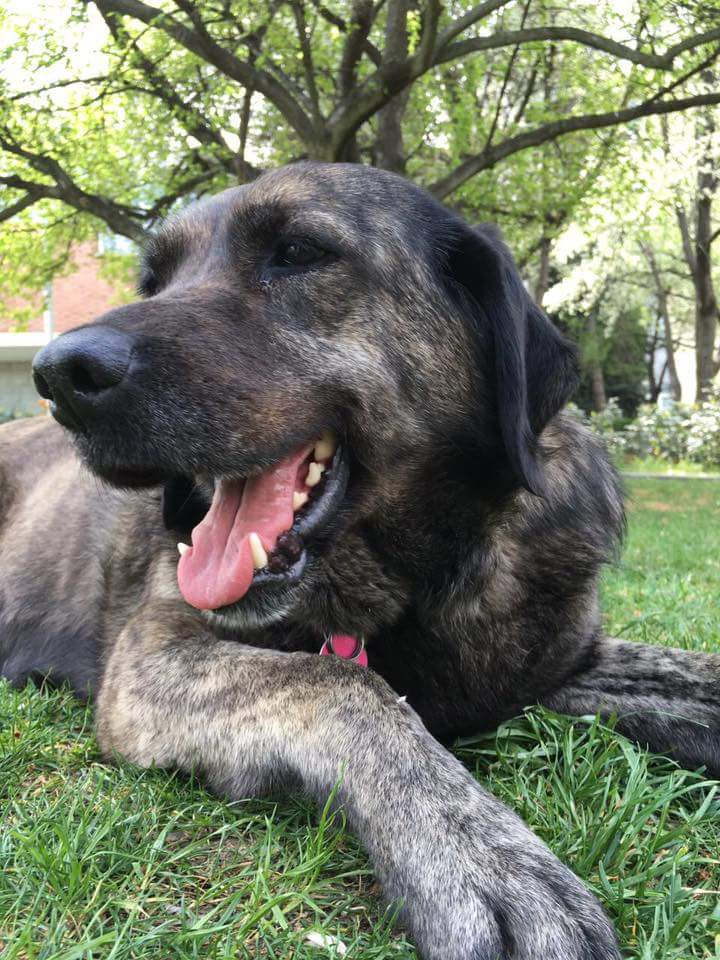
#> input picture Image Processing/morphology_and_segmentation/Images/B1.jpg, 720 x 960 px
$ python segmentation_detect_dogs.py
#> lines starting #> are read from the running program, lines starting #| are printed output that depends on the picture; after the words box and inside, x2 and y2 are one past the last pixel; in counts of white or black regions, pixels touching at a corner belong together
import numpy as np
import cv2
from copy import deepcopy
# Run one by one to find real results, when running same time results gets mix.
# I determine images parameter for you in end of code.


def segmentation_function(image, k, out_s, in_s, out_color, in_color, thresh_type, low_t, high_t):
    pixel_vals = image.reshape((-1, 3))
    # Convert to float type
    pixel_vals = np.float32(pixel_vals)
    # the below line of code defines the criteria for the algorithm to stop running,
    # which will happen is 10 iterations are run or the epsilon (which is the required accuracy)
    # becomes 85%
    criteria = (cv2.TERM_CRITERIA_EPS + cv2.TERM_CRITERIA_MAX_ITER, 10, 0.85)
    # then perform k-means clustering wit h number of clusters defined as 3
    # also random centres are initally chosed for k-means clustering
    retval, labels, centers = cv2.kmeans(pixel_vals, k, None, criteria, 10, cv2.KMEANS_RANDOM_CENTERS)

    # Reshaping the image into a 2D array of pixels and 3 color values (RGB)
    canny_image = np.copy(image).reshape((-1, 3))

    # Adjusting segments of image
    for cluster in out_s:
        canny_image[labels.flatten() == cluster] = out_color
    for cluster in in_s:
        canny_image[labels.flatten() == cluster] = in_color
    canny_image = cv2.Canny(canny_image, 100, 200).reshape(image.shape)

    imgray = cv2.cvtColor(canny_image, cv2.COLOR_BGR2GRAY)
    imgray = cv2.medianBlur(imgray, 13)

    if thresh_type:
        _, thresh = cv2.threshold(imgray, 50, 255, 0)
    else:
        _, thresh = cv2.threshold(imgray, 50, 255, cv2.THRESH_BINARY_INV + cv2.THRESH_OTSU)

    #  cv2.findContours uses topological structural analysis of digitized binary images by border following
    contours, hierarchy = cv2.findContours(thresh, cv2.RETR_TREE, cv2.CHAIN_APPROX_SIMPLE)

    index = 0
    a = []
    # Area thresholding
    if high_t > 0:
        for contour in contours:
            if index > 0:
                area = cv2.contourArea(contour)
                if low_t < area < high_t:
                    a.append(contours[index])
            index = index + 1
    else:
        for contour in contours:
            if index > 0:
                area = cv2.contourArea(contour)
                if low_t < area:
                    a.append(contours[index])
            index = index + 1

    contour_image = np.copy(image)
    # Drawing contours
    cv2.drawContours(contour_image, a, -1, (0, 0, 255), 3)

    return contour_image


b1 = cv2.imread('Images/B1.jpg')
#> b1 is the input picture: shape (960, 720, 3); mean B, G, R 103.6, 122.9, 117.3
b2 = cv2.imread('Images/B2.jpg')
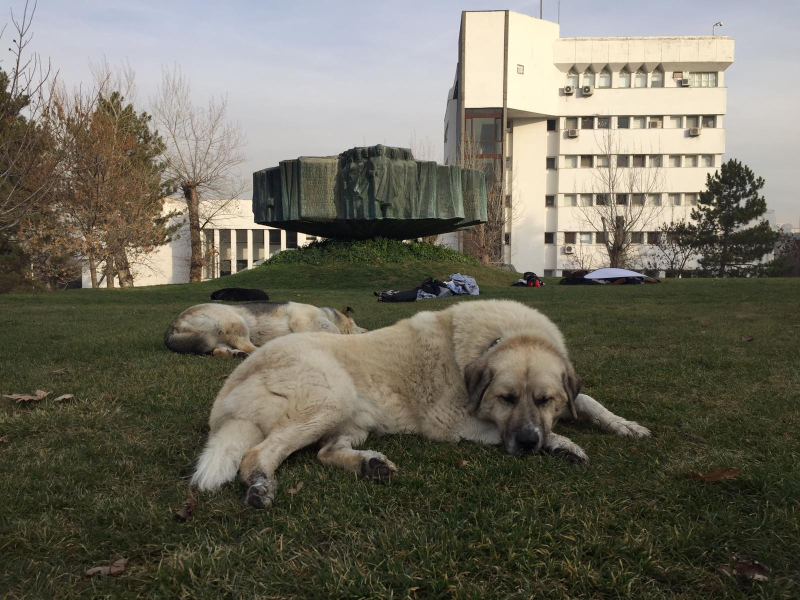
#> input picture Image Processing/morphology_and_segmentation/Images/B2.jpg, 1600 x 1200 px (shown at 1/2 size)
#> b2 is the input picture: shape (1200, 1600, 3); mean B, G, R 93.6, 107.4, 110.6
b3 = cv2.imread('Images/B3.jpg')
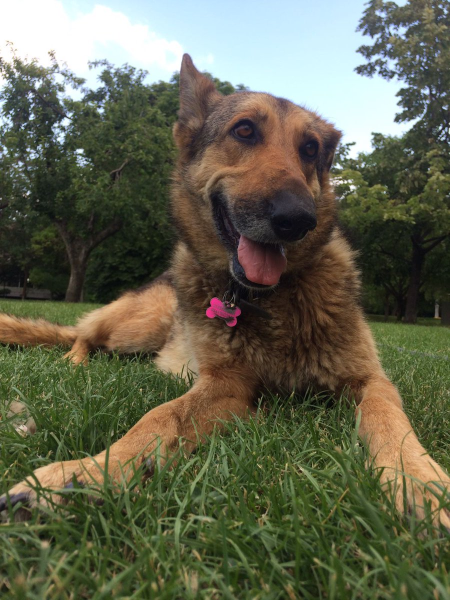
#> input picture Image Processing/morphology_and_segmentation/Images/B3.jpg, 900 x 1200 px (shown at 1/2 size)
#> b3 is the input picture: shape (1200, 900, 3); mean B, G, R 80.2, 100.8, 100
b4 = cv2.imread('Images/B4.jpg')
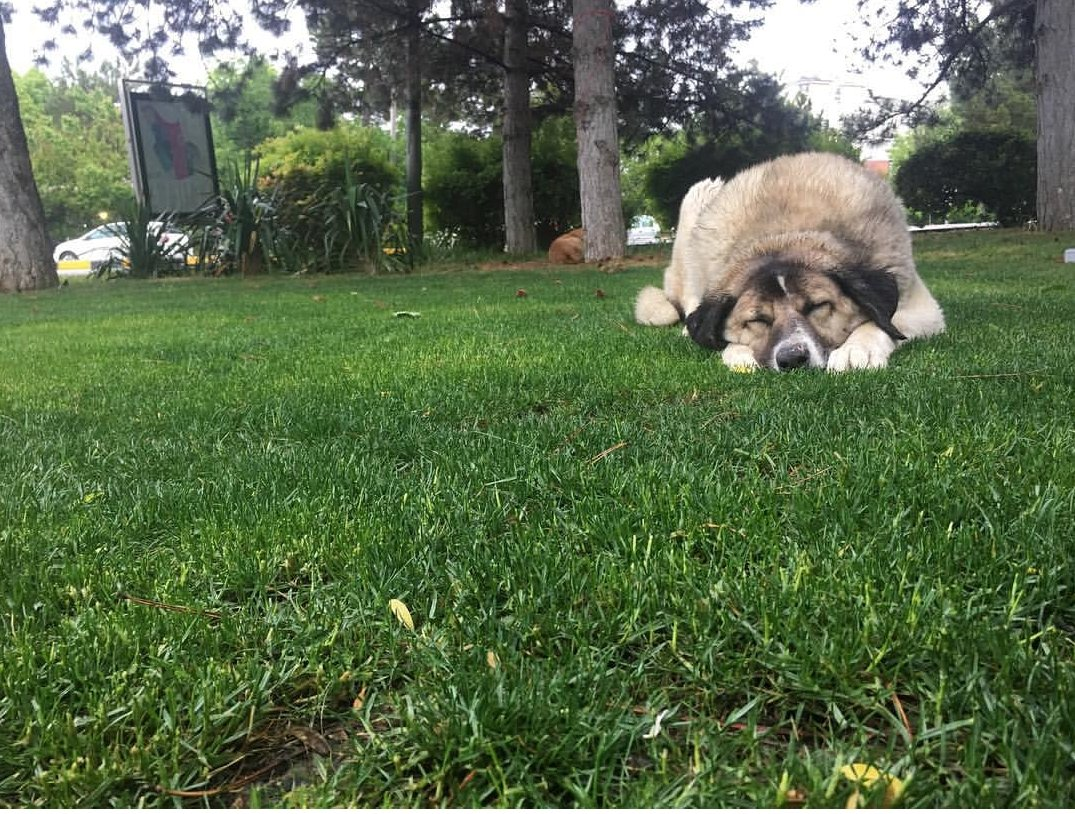
#> input picture Image Processing/morphology_and_segmentation/Images/B4.jpg, 1075 x 814 px
#> b4 is the input picture: shape (814, 1075, 3); mean B, G, R 73.9, 108.5, 89.5
b5 = cv2.imread('Images/B5.jpg')
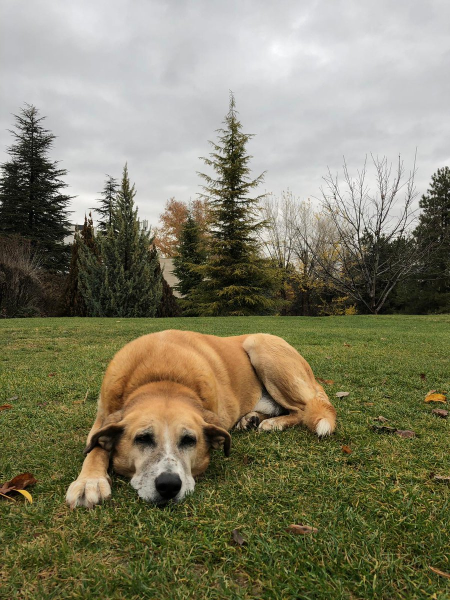
#> input picture Image Processing/morphology_and_segmentation/Images/B5.jpg, 900 x 1200 px (shown at 1/2 size)
#> b5 is the input picture: shape (1200, 900, 3); mean B, G, R 102.2, 126.5, 129.7

# Run one by one to find real results, when running same time results gets mix.

# cv2.imwrite("B1_output_algo1.png", segmentation_function(b1, 12, [], [0, 4, 10], [], [0, 0, 255], False, 80000, -1))
# cv2.imwrite("B2_output_algo1.png", segmentation_function(b2, 10, [], [2,3], [], [0, 0, 255], False, 2600, 181000))
cv2.imwrite("B3_output_algo1.png", segmentation_function(b3, 4, [3, 7], [], [0, 0, 0], [], True, 54000, -1))
#> in segmentation_function, `retval, labels, centers = cv2.kmeans(pixel_vals, k, None, criteria, 10..`: retval = 1.04e+09; centers = [[27.8, 46.46, 43.23], [58.74, 88.71, 88.12], [106.9, 136.7, 162.1], [252, 244, 222.3]]
#> in segmentation_function, `imgray = cv2.medianBlur(imgray, 13)`:
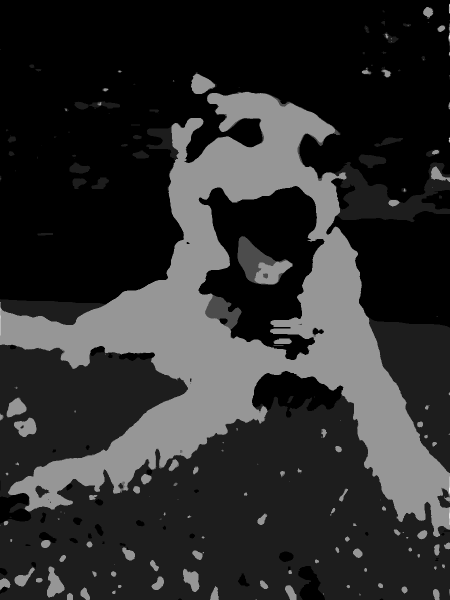
#> imgray: shape (1200, 900) (shown at 1/2 size); min 0, max 255, mean 45.6
#> in segmentation_function, `_, thresh = cv2.threshold(imgray, 50, 255, 0)`:
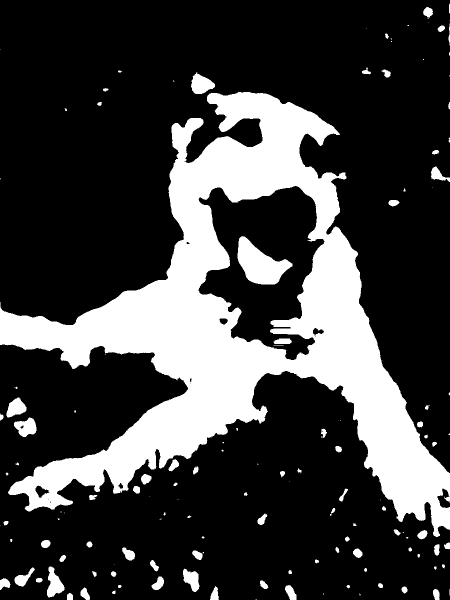
#> thresh: shape (1200, 900) (shown at 1/2 size); 24.6% white; 144 white regions (57 under 20 px)
#> in segmentation_function, `contours, hierarchy = cv2.findContours(thresh, cv2.RETR_TREE, cv2.CHAI..`: contours = 157 contours, 72 with area under 20; largest, box (x1, y1, x2, y2) and area: (0, 184, 900, 1074) 294181, (396, 371, 650, 721) 53557, (475, 472, 585, 569) 5561, (382, 145, 430, 188) 1256, (94, 1133, 129, 1195) 1152
#> the loop in segmentation_function, `for contour in contours:` made 157 passes
#> area on passes 4, 5, 7, 8, 9, 10, 11, 12, 13, 14, 15, 16: 126.5, 27.5, 205, 270, 105.5, 282, 25, 397.5, 26.5, 61.5, 160, 83
#> contour on pass 1: [[511, 1199], [513, 1199]]
#> after the loop in segmentation_function, `for contour in contours:`: a = 1 contour; box (x1, y1, x2, y2) and area: (0, 184, 900, 1074) 294181; index = 157
#> in segmentation_function, `cv2.drawContours(contour_image, a, -1, (0, 0, 255), 3)`: contour_image: shape (1200, 900, 3); 2.4% of pixels changed, all inside (x1, y1, x2, y2) = (0, 182, 900, 1076)
# cv2.imwrite("B4_output_algo1.png", segmentation_function(b4, 10, [4, 5, 8, 9], [], [255, 0, 0], [], True, 600, -1))
# cv2.imwrite("B5_output_algo1.png", segmentation_function(b5, 10, [4, 5], [], [255, 0, 0], [], True, 80000, -1))


#########################################################################################################################

def segmentation_function2(name , threshold_green , threshold_blue , op_it , cl_it , er_it , size):
#> called with name = 'B1', threshold_green = 0.57, threshold_blue = 0.7, op_it = 1, cl_it = 5, er_it = 1, size = 5
    img = cv2.imread('Images/' + name + ".jpg")

    image = deepcopy(img)

    img = img.astype(float)

    img[img[:,:,1] > (img[:,:,0] + img[:,:,2]) * threshold_green] = np.uint8(np.array([0,0,0]))

    img[(img[:,:,0] > (img[:,:,2] + img[:,:,1]) * threshold_blue) & (img[:,:,0] + img[:,:,2] + img[:,:,1] > 230)] = np.array([0.0,0.0,0.0])

    img = np.mean(img , -1)
#> img: shape (960, 720) float64

    img[img > 15] = np.uint8(np.array([255]))

    img = img.astype(np.uint8)

    img = cv2.morphologyEx(img, cv2.MORPH_OPEN, cv2.getStructuringElement(cv2.MORPH_ELLIPSE,(size,size)) , iterations= op_it)
    img = cv2.morphologyEx(img, cv2.MORPH_CLOSE, cv2.getStructuringElement(cv2.MORPH_ELLIPSE,(size,size)) , iterations= cl_it)

    boundary = img
    img = cv2.morphologyEx(img, cv2.MORPH_ERODE, cv2.getStructuringElement(cv2.MORPH_ELLIPSE,(size,size)) , iterations= er_it)

    boundary = boundary - img

    image[boundary >= 230] = np.uint8(np.array([147,20,255]))
#> image: shape (960, 720, 3); 2.68% of pixels changed, all inside (x1, y1, x2, y2) = (0, 0, 720, 960)

    cv2.imwrite(name + "_output_algo2.jpg"  , image)


segmentation_function2("B1" , 0.57 , 0.7 , 1 , 5 , 1 , 5)
segmentation_function2("B2" , 0.57 , 0.5 , 1 , 5 ,1 , 7)
#> in segmentation_function2 (call 2), `image[boundary >= 230] = np.uint8(np.array([147,20,255]))`: image: shape (1200, 1600, 3); 1.8% of pixels changed, all inside (x1, y1, x2, y2) = (0, 20, 1600, 1200)
segmentation_function2("B3" , 0.57 , 0.48, 1 , 5 , 1 , 7)
#> in segmentation_function2 (call 3), `image[boundary >= 230] = np.uint8(np.array([147,20,255]))`: image: shape (1200, 900, 3); 2.34% of pixels changed, all inside (x1, y1, x2, y2) = (0, 0, 900, 1200)
segmentation_function2("B4" , 0.57 , 0.5 , 1 , 5 , 1 , 7)
#> call 4 of segmentation_function2, with name = 'B4', threshold_green = 0.57, threshold_blue = 0.5, op_it = 1, cl_it = 5, er_it = 1, size = 7
#> in segmentation_function2 (call 4), `img[img > 15] = np.uint8(np.array([255]))`:
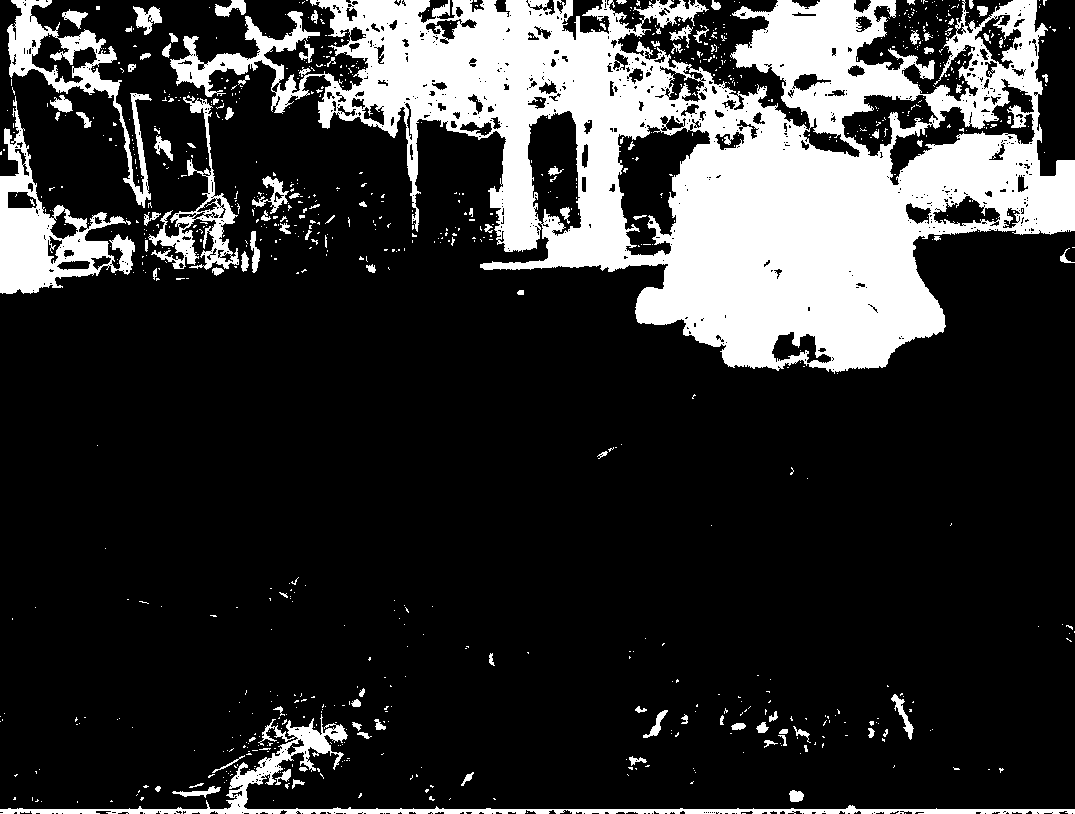
#> img: shape (814, 1075) float64; min 0, max 255, mean 51.9
segmentation_function2("B5" , 0.57 , 0.5 , 6 , 5 , 2 , 3)
